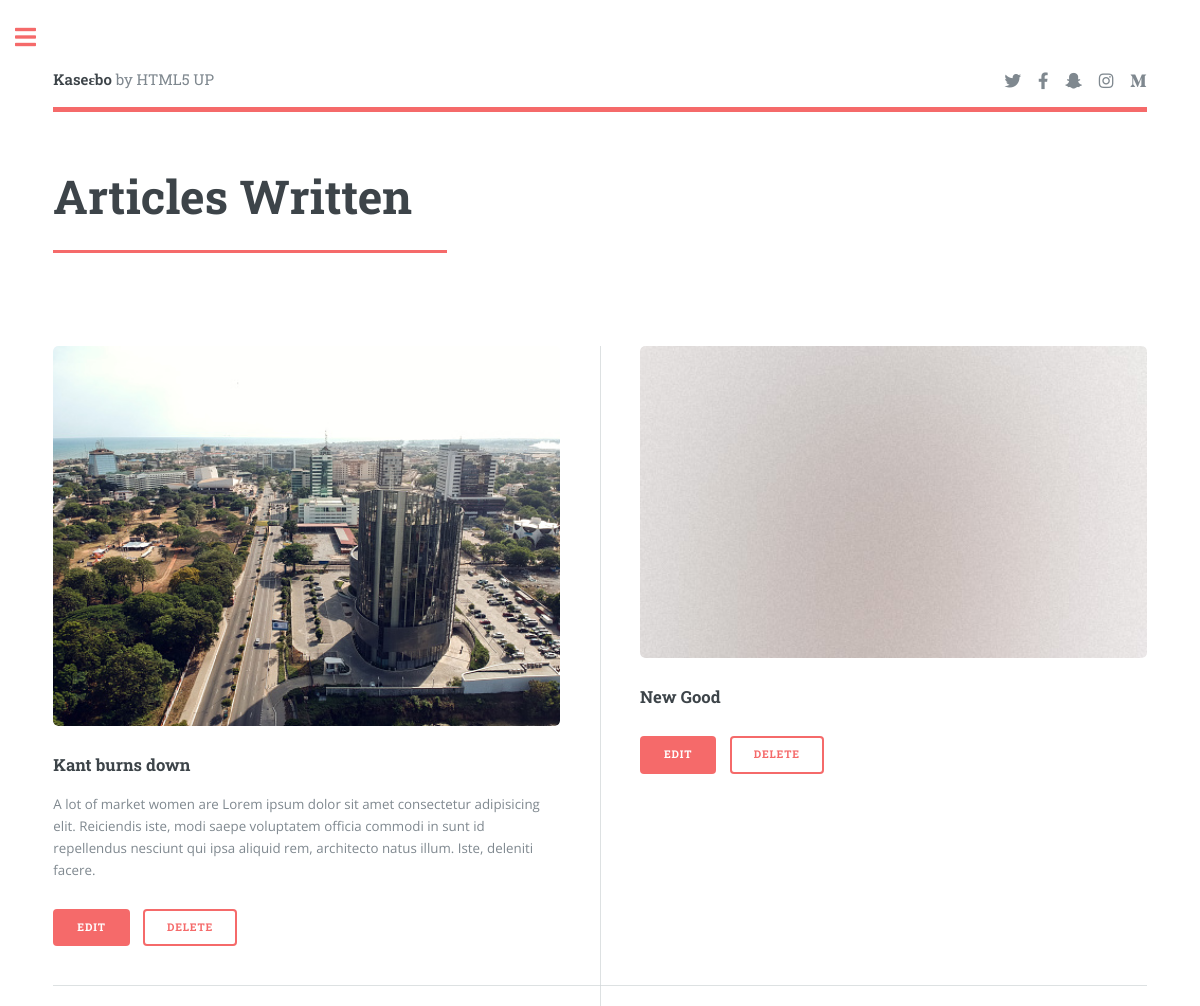
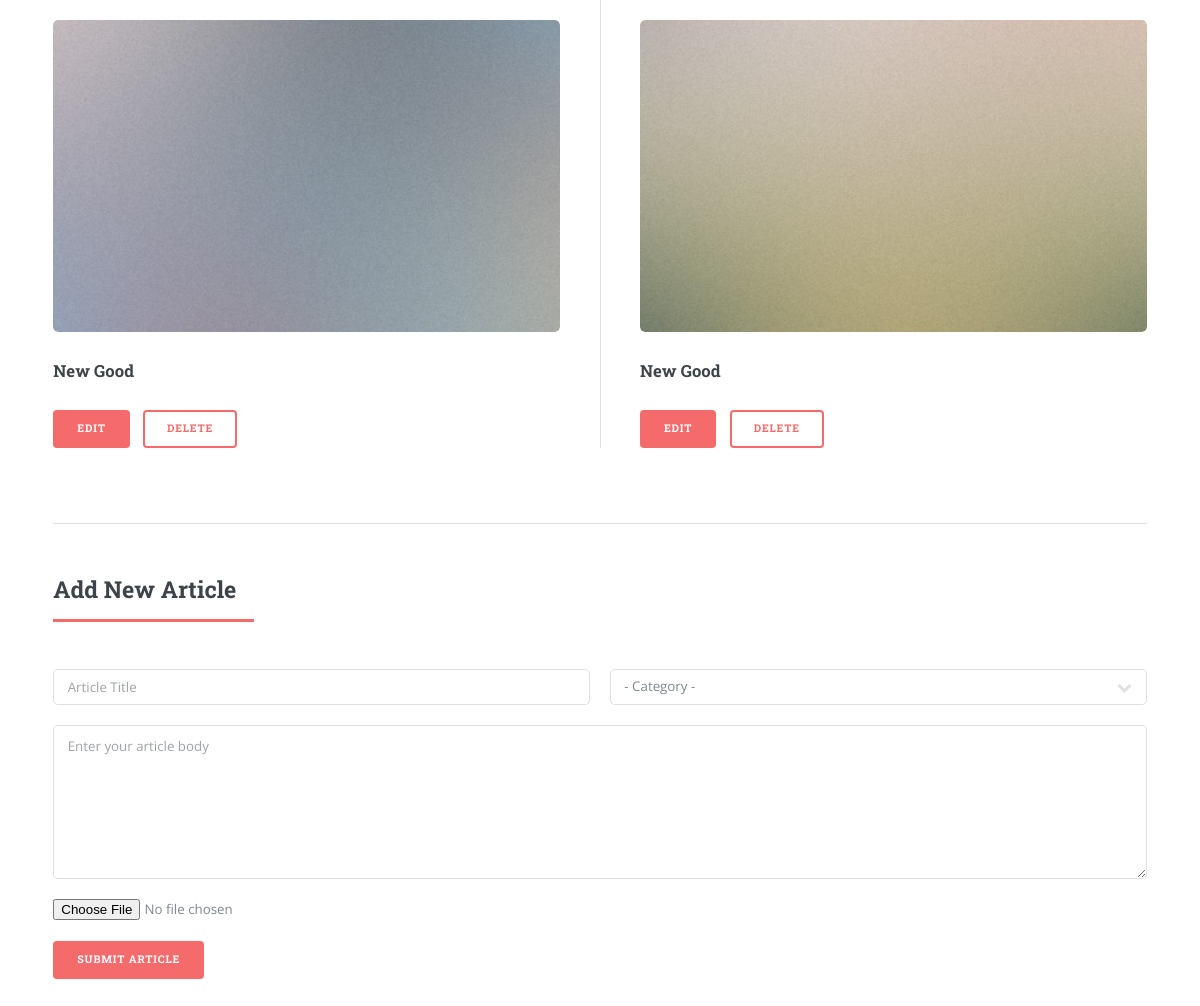
/view/writer.php (signed in), run on the app's committed database (2 pictures, top to bottom).
### tables this page shows
CREATE TABLE `article` (
  `article_id` int(12) NOT NULL,
  `article_title` varchar(100) NOT NULL,
  `article_image` varchar(200) NOT NULL,
  `article_text` varchar(2000) NOT NULL,
  `category` varchar(100) NOT NULL,
  `writer_id` int(140) NOT NULL
);

### database/connection.php (called while the page is built, shortened)
<?php
class Connection{
    public $db = null;
    public $results = null;
    function connection(){
        $this->db = mysqli_connect(SERVER, USER, PASSWORD, DATABASE);
        return true;
    }
    function query($query){
        $this->results = mysqli_query($this->db, $query);
        return true;
    }
    function fetch($query){
        if($this->query($query)) {
            return mysqli_fetch_all($this->results, MYSQLI_ASSOC);
        }
        return false;
    }
}
?>

### controllers/new_article_controller.php (called while the page is built, shortened)
<?php
require_once '../classes/new_article_class.php';
function select_writers_articles_controller($id){
    $article = new NewArticle();
    return $article->select_writers_articles($id);
}

### classes/new_article_class.php (called while the page is built, shortened)
<?php
class NewArticle extends Order{
    function select_writers_articles($id){
        return $this->fetch("select * from article where writer_id='$id'");
    }
}
?>

### view/writer.php (the view, shortened to what this page needs)
<?php
    require_once '../controllers/new_article_controller.php';
    $user_id = $_SESSION['customer_id'];
    $articles = select_writers_articles_controller($user_id);
?>
<!DOCTYPE html>
<html>
  <head>
    <link rel="stylesheet" href="../assets/css/main.css" />
  </head>
  <body class="is-preload">
    <div id="wrapper">
      <div id="main">
        <div class="inner">
            <?php
              require_once '../classes/Header.php';
              $header = new Header();
              echo $header->get_html();
            ?>
          <section>
            <header class="major">
              <h1>Articles Written</h1>
            </header>
            <div class="posts">
              <?php
                foreach($articles as $article){
              ?>
                  <article>
                    <a href="" class="image"
                    ><img src="../images/article_images/<?php echo $article['article_image'] ?>" alt="Article image"
                    /></a>
                    <h3>
                    <?php echo $article['article_title'] ?>
                    </h3>
                    <p>
                    <?php echo $article['article_text'] ?>
                    </p>
                    <ul class="actions">
                    <li><a href="$buttonlink" class="button primary">Edit</a></li>
                    <li><a href="$buttonlink" class="button">Delete</a></li>
                    </ul>
                </article>
                <?php
                }
                                ?>
             </div>
             <br>
                <hr>
             <br>
             <section id="new-article">
             <header class="major">
              <h2>Add New Article</h2>
            </header>
                <form action="../actions/add_article.php" method="post" enctype='multipart/form-data'>
                    <div class="row gtr-uniform">
                    <div class="col-6 col-12-xsmall">
                      <input
                        type="text"
                        name="title"
                        id="title"
                        placeholder="Article Title"
                      />
                    </div>
                    <div class="col-6 col-12-xsmall">
                      <select name="category" id="category" required>
                        <option disabled selected>- Category -</option>
                      </select>
                    </div>
                    <div class="col-12">
                      <textarea
                        name="text"
                        id="text"
                        placeholder="Enter your article body"
                        rows="6"
                      ></textarea>
                    </div>
                    <div class="">
                    <input name='image' type="file" accept="image/png, image/gif, image/jpeg" required>
                    </div>
                    <div class="col-12">
                          <input
                            type="submit"
                            value="Submit Article"
                            class="primary"
                            name='submitArticle'
                          />
                    </div>
                  </div>
            </form>
            </section>
    </div>
  </body>
</html>

### classes/Header.php (shortened to what this page needs)
<?php
    class Header{
        function get_html(){
            return <<<__HEADER
                <header id="header">
                <a href="../index.html" class="logo"
                ><strong>Kaseɛbo</strong> by HTML5 UP</a
                >
                <ul class="icons">
                <li>
                    <a href="#" class="icon brands fa-twitter"
                    ><span class="label">Twitter</span></a
                    >
                </li>
                <li>
                    <a href="#" class="icon brands fa-facebook-f"
                    ><span class="label">Facebook</span></a
                    >
                </li>
                <li>
                    <a href="#" class="icon brands fa-snapchat-ghost"
                    ><span class="label">Snapchat</span></a
                    >
                </li>
                <li>
                    <a href="#" class="icon brands fa-instagram"
                    ><span class="label">Instagram</span></a
                    >
                </li>
                <li>
                    <a href="#" class="icon brands fa-medium-m"
                    ><span class="label">Medium</span></a
                    >
                </li>
                </ul>
                </header>
            __HEADER;
        }
    }
?>

### data on the page
article: article_image (picture), article_title "Kant burns down", article_text "A lot of market women are Lorem ipsum dolor sit amet consectetur adipisicing elit. Reiciendis iste, modi saepe voluptatem officia commodi in sunt id repellendus nesciunt qui ipsa aliquid rem, architecto natus illum. Iste, deleniti facere."
article: shows a picture, article_title "New Good"
article: shows a picture, article_title "New Good"
article: shows a picture, article_title "New Good"
